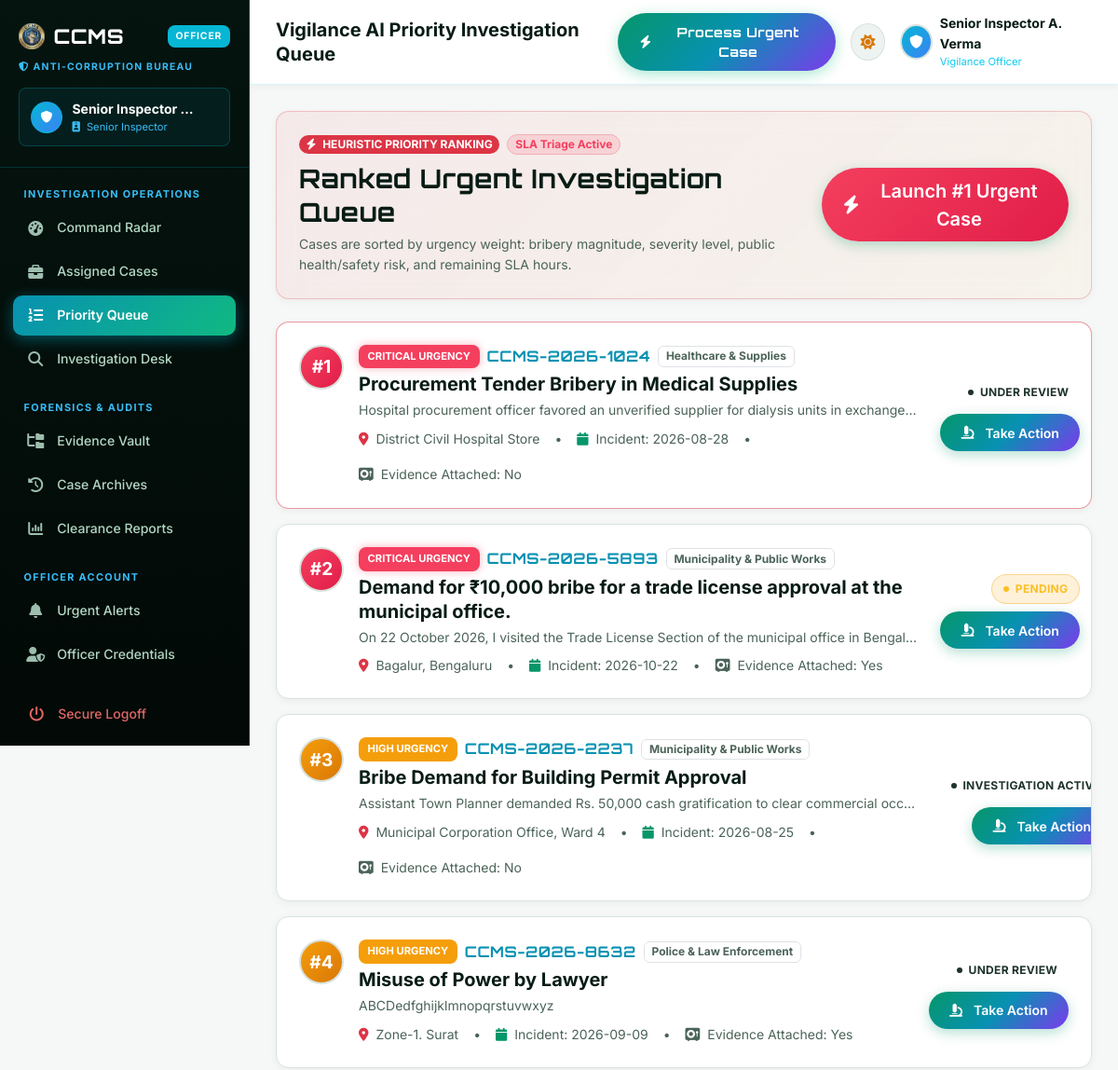
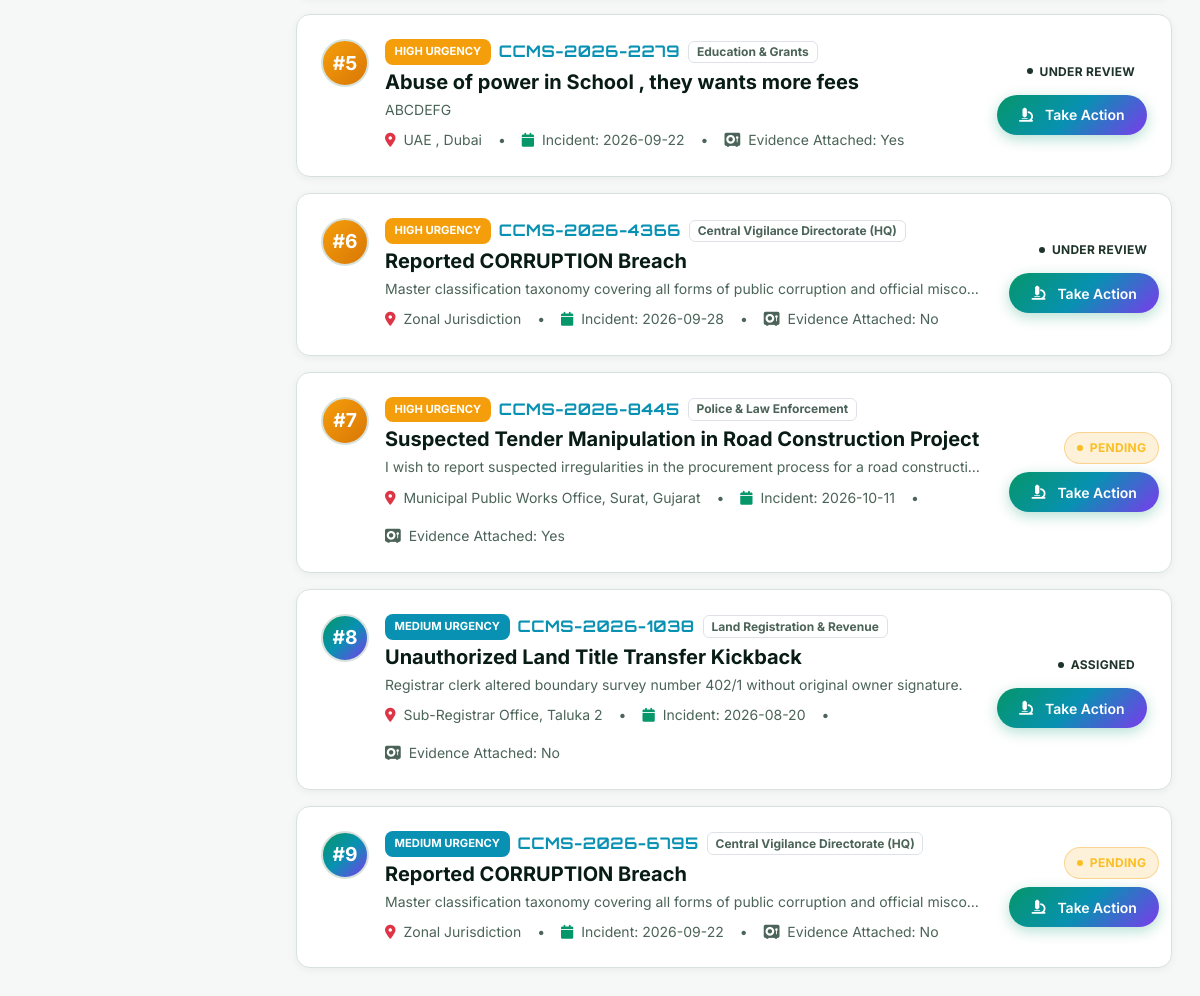
Page /officer/priority-queue (signed in) on the committed database (2 pictures, top to bottom).
### tables this page shows
CREATE TABLE complaints (
            complaint_id TEXT PRIMARY KEY,
            user_id INTEGER NOT NULL,
            complaint_title TEXT NOT NULL,
            misconduct_category TEXT NOT NULL,
            sector TEXT NOT NULL,
            incident_date TEXT NOT NULL,
            incident_time TEXT,
            location TEXT NOT NULL,
            description TEXT NOT NULL,
            anonymous_mode INTEGER DEFAULT 0,
            severity TEXT DEFAULT 'Medium',
            evidence_file TEXT,
            complaint_status TEXT DEFAULT 'Pending',
            assigned_officer TEXT,
            assigned_officer_id TEXT,
            investigation_notes TEXT,
            rating INTEGER,
            feedback TEXT,
            created_at DATETIME DEFAULT CURRENT_TIMESTAMP,
            updated_at DATETIME DEFAULT CURRENT_TIMESTAMP
        );

### app.py (the view)
@app.route("/officer/priority-queue")
@role_required("officer")
def officer_priority_queue():
    cases = db.query_db("SELECT * FROM complaints WHERE complaint_status NOT IN ('Resolved', 'Closed') ORDER BY CASE severity WHEN 'Critical' THEN 1 WHEN 'High' THEN 2 WHEN 'Medium' THEN 3 ELSE 4 END, created_at ASC")
    return render_template("officer/priority_queue.html", prioritized_cases=cases)

### app.py (called while the page is built, shortened)
def role_required(required_role):
    def decorator(f):
        @wraps(f)
        def decorated_function(*args, **kwargs):
            user_role = session.get("role", "citizen")
            if user_role != required_role and user_role != "admin":
                flash("You do not have authorization to view this command console.", "danger")
                return redirect(url_for("home"))
            return f(*args, **kwargs)
        return decorated_function
    return decorator

### db.py (called while the page is built)
def dict_factory(cursor, row):
    d = {}
    for idx, col in enumerate(cursor.description):
        d[col[0]] = row[idx]
    return d

def get_db_connection():
    conn = sqlite3.connect(DB_PATH, timeout=20.0, check_same_thread=False)
    conn.row_factory = dict_factory
    conn.execute("PRAGMA journal_mode=WAL;")
    return conn

def _normalize_query(query, args):
    if "ON DUPLICATE KEY UPDATE" in query.upper() and "system_settings" in query.lower():
        query = "INSERT OR REPLACE INTO system_settings (setting_key, setting_value) VALUES (?, ?)"
        if len(args) == 3:
            args = (args[0], args[1])
        return query, args
    normalized_query = query.replace("%s", "?")
    return normalized_query, args

def query_db(query, args=(), one=False):
    normalized_query, normalized_args = _normalize_query(query, args)
    conn = get_db_connection()
    try:
        cursor = conn.cursor()
        cursor.execute(normalized_query, normalized_args)
        result = cursor.fetchall()
        return (result[0] if result else None) if one else result
    finally:
        conn.close()

### templates/officer/priority_queue.html (shortened to what this page needs)
{% extends 'officer/base.html' %}
{% set active_page = 'priority_queue' %}
{% block page_heading %}Vigilance AI Priority Investigation Queue{% endblock %}
{% block content %}
<div class="ccms-card p-4 mb-4 glass-panel border-danger border-opacity-25"
  style="background: linear-gradient(135deg, rgba(244,63,94,0.08) 0%, rgba(245,158,11,0.05) 100%);">
  <div class="row align-items-center g-3">
    <div class="col-md-8">
      <div class="d-flex align-items-center gap-2 mb-2">
        <span class="badge bg-danger text-white fw-bold px-2.5 py-1 rounded-pill small">
          <i class="fas fa-bolt me-1"></i> HEURISTIC PRIORITY RANKING
        </span>
        <span
          class="badge bg-danger-subtle text-danger border border-danger-subtle px-2.5 py-1 rounded-pill small fw-bold">
          SLA Triage Active
        </span>
      </div>
      <h3 class="fw-bold text-heading brand-font mb-1">Ranked Urgent Investigation Queue</h3>
      <p class="text-muted small mb-0">
        Cases are sorted by urgency weight: bribery magnitude, severity level, public health/safety risk, and remaining
        SLA hours.
      </p>
    </div>
    <div class="col-md-4 text-md-end">
      {% if prioritized_cases %}
      <a href="{{ url_for('officer_investigation', case_id=prioritized_cases[0].complaint_id) }}"
        class="btn btn-brand btn-lg" style="background: var(--gradient-danger);">
        <i class="fas fa-bolt me-1"></i> Launch #1 Urgent Case
      </a>
      {% endif %}
    </div>
  </div>
</div>
<div class="row g-3">
  {% for c in prioritized_cases %}
  <div class="col-12">
    <div
      class="ccms-card p-4 d-flex flex-column flex-md-row align-items-md-center justify-content-between gap-4 {% if loop.first %}border-danger border-opacity-50 shadow-md{% endif %}">
      <div class="d-flex align-items-start gap-3">
        <div class="user-avatar-circle flex-shrink-0"
          style="background: {% if c.severity == 'Critical' %}var(--gradient-danger){% elif c.severity == 'High' %}var(--gradient-gold){% else %}var(--gradient-cyber){% endif %}; width:48px; height:48px; font-size:1.2rem;">
          #{{ loop.index }}
        </div>
        <div>
          <div class="d-flex align-items-center gap-2 mb-1">
            <span class="badge-priority {{ c.severity }}">{{ c.severity }} Urgency</span>
            <span class="fw-bold text-cyan brand-font">{{ c.complaint_id }}</span>
            <span class="badge bg-subtle text-muted border">{{ c.sector }}</span>
          </div>
          <h5 class="fw-bold text-heading mb-1">{{ c.complaint_title }}</h5>
          <p class="text-muted small mb-2 text-truncate" style="max-width: 600px;">{{ c.description }}</p>
          <div class="d-flex flex-wrap align-items-center gap-3 text-muted small">
            <span><i class="fas fa-location-dot text-danger me-1"></i> {{ c.location }}</span> &bull;
            <span><i class="fas fa-calendar text-primary me-1"></i> Incident: {{ c.incident_date }}</span> &bull;
            <span><i class="fas fa-vault text-violet me-1"></i> Evidence Attached: {{ 'Yes' if c.evidence_file else 'No'
              }}</span>
          </div>
        </div>
      </div>
      <div class="d-flex flex-md-column align-items-end justify-content-between gap-2 flex-shrink-0">
        <span class="badge-status {{ c.complaint_status }}">{{ c.complaint_status }}</span>
        <a href="{{ url_for('officer_investigation', case_id=c.complaint_id) }}" class="btn btn-sm btn-brand"
          style="background:var(--gradient-cyber);">
          <i class="fas fa-microscope me-1"></i> Take Action
        </a>
      </div>
    </div>
  </div>
  {% endfor %}
</div>
{% endblock %}

### rows in the picture
complaints: severity "CRITICAL", complaint_id "CCMS-2026-1024", sector "Healthcare & Supplies", complaint_title "Procurement Tender Bribery in Medical Supplies", description "Hospital procurement officer favored an unverified supplier for dialysis units in exchange…", location "District Civil Hospital Store", incident_date "2026-08-28", evidence_file "No", complaint_status "UNDER REVIEW"
complaints: severity "CRITICAL", complaint_id "CCMS-2026-5893", sector "Municipality & Public Works", complaint_title "Demand for ₹10,000 bribe for a trade license approval at the municipal office.", description "On 22 October 2026, I visited the Trade License Section of the municipal office in Bengal…", location "Bagalur, Bengaluru", incident_date "2026-10-22", evidence_file "Yes", complaint_status "PENDING"
complaints: severity "HIGH", complaint_id "CCMS-2026-2237", sector "Municipality & Public Works", complaint_title "Bribe Demand for Building Permit Approval", description "Assistant Town Planner demanded Rs. 50,000 cash gratification to clear commercial occ…", location "Municipal Corporation Office, Ward 4", incident_date "2026-08-25", evidence_file "No", complaint_status "INVESTIGATION…"
complaints: severity "HIGH", complaint_id "CCMS-2026-8632", sector "Police & Law Enforcement", complaint_title "Misuse of Power by Lawyer", description "ABCDedfghijklmnopqrstuvwxyz", location "Zone-1. Surat", incident_date "2026-09-09", evidence_file "Yes", complaint_status "UNDER REVIEW"
complaints: severity "HIGH", complaint_id "CCMS-2026-2279", sector "Education & Grants", complaint_title "Abuse of power in School , they wants more fees", description "ABCDEFG", location "UAE , Dubai", incident_date "2026-09-22", evidence_file "Yes", complaint_status "UNDER REVIEW"
complaints: severity "HIGH", complaint_id "CCMS-2026-4366", sector "Central Vigilance Directorate (HQ)", complaint_title "Reported CORRUPTION Breach", description "Master classification taxonomy covering all forms of public corruption and official misco…", location "Zonal Jurisdiction", incident_date "2026-09-28", evidence_file "No", complaint_status "UNDER REVIEW"
complaints: severity "HIGH", complaint_id "CCMS-2026-8445", sector "Police & Law Enforcement", complaint_title "Suspected Tender Manipulation in Road Construction Project", description "I wish to report suspected irregularities in the procurement process for a road constructi…", location "Municipal Public Works Office, Surat, Gujarat", incident_date "2026-10-11", evidence_file "Yes", complaint_status "PENDING"
complaints: severity "MEDIUM", complaint_id "CCMS-2026-1038", sector "Land Registration & Revenue", complaint_title "Unauthorized Land Title Transfer Kickback", description "Registrar clerk altered boundary survey number 402/1 without original owner signature.", location "Sub-Registrar Office, Taluka 2", incident_date "2026-08-20", evidence_file "No", complaint_status "ASSIGNED"
complaints: severity "MEDIUM", complaint_id "CCMS-2026-6795", sector "Central Vigilance Directorate (HQ)", complaint_title "Reported CORRUPTION Breach", description "Master classification taxonomy covering all forms of public corruption and official misco…", location "Zonal Jurisdiction", incident_date "2026-09-22", evidence_file "No", complaint_status "PENDING"

### other values in the picture
{{ session.get('full_name', 'Inspector A. Verma') }} "Senior Inspector…"
{{ session.get('rank', 'Vigilance Officer') }} "Senior Inspector"
{{ session.get('full_name', 'Officer') }} "Senior Inspector A. Verma"
